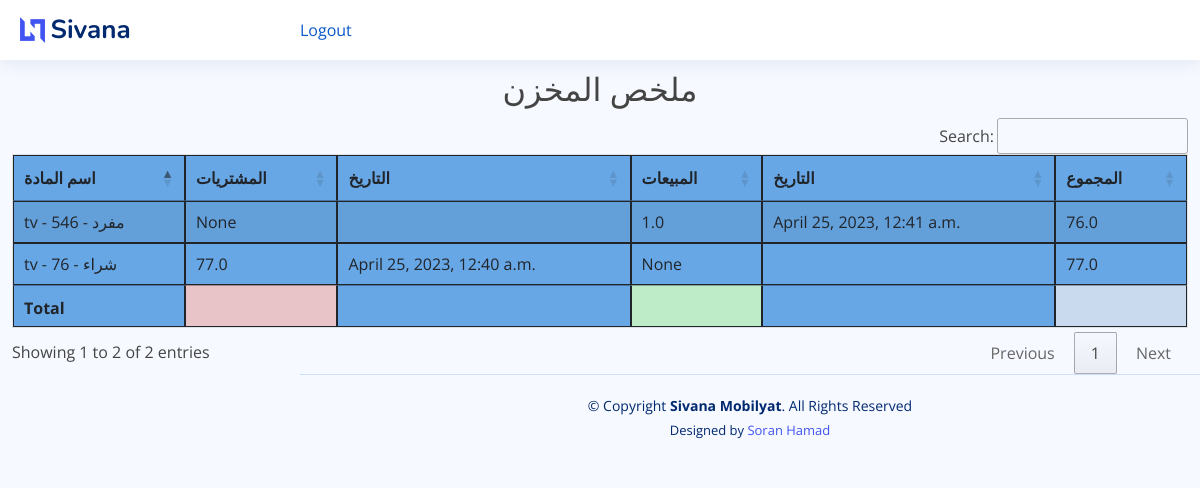
Page /stock_report on the committed database.
### mobilyat/models.py (models this page shows, shortened)
class Inventory(models.Model):
    item = models.ForeignKey(Item, on_delete=models.CASCADE)
    purchase = models.ForeignKey(Purchase, on_delete=models.CASCADE, default=0, null=True)
    sale = models.ForeignKey(SaleInvoice, on_delete=models.CASCADE, default=0, null=True)
    pur_qty = models.FloatField(default=0, null=True)
    sale_qty = models.FloatField(default=0, null=True)
    total_bal_qty = models.FloatField(default=0)
    class Meta:
        verbose_name_plural = '10. زانیاری کۆگا'

class Item(models.Model):
    PRICELIST = (
        ('مفرد', 'مفرد'),
        ('جملة', 'جملة'),
        ('شراء', 'شراء'),
        ('قسط', 'قسط'),
    )
    name = models.CharField(max_length=255)
    price = models.PositiveIntegerField(default=1)
    price_list = models.CharField(max_length=8, choices=PRICELIST, default='مفرد')
    class Meta:
        verbose_name_plural = 'مواد'
    def __str__(self):
        return f"{self.name} - {self.price} - {self.price_list}"

class Purchase(models.Model):
    invoice_number = models.CharField(max_length=8, unique=True, editable=False)
    vendor = models.ForeignKey(Vendor, on_delete=models.CASCADE)
    date = models.DateTimeField()
    class Meta:
        verbose_name_plural = '8. زیادکردن بۆ کۆگا'

class SaleInvoice(models.Model):
    STATUS = (
        ('مدفوع', 'مدفوع'),
        ('غير مدفوع', 'غير مدفوع'),
        ('قسط ', ' قسط'),
    )
    invoice_number = models.CharField(unique=True, editable=False, max_length=10)
    customer_name = models.ForeignKey(Customer, on_delete=models.CASCADE)
    status = models.CharField(max_length=10, choices=STATUS, default='مدفوع')
    date = models.DateTimeField()
    note = models.CharField(max_length=100, blank=True)
    class Meta:
        verbose_name_plural = '3. پسولەی فرۆشتن'

### mobilyat/views.py (the view, shortened to what this page needs)
# urls.py: path('stock_report', views.stock_report, name="stock_report"),
def stock_report(request):
    stock_report = Inventory.objects.select_related()
    context = {'stock_report': stock_report}
    return render(request, 'mobilyat/reports/stock_report.html', context)

### mobilyat/templates/mobilyat/reports/stock_report.html (shortened to what this page needs)
{% extends 'mobilyat/base.html' %}
{% block content %}
    <br>
    <br> <br>
 <h2 class="text-center"> ملخص المخزن </h2>
    <table id="example4" class="table table-striped" style="background-color: #68a7e5">
        <thead>
        <tr>
            <th>اسم المادة</th>
            <th>المشتريات</th>
            <th>التاريخ</th>
            <th>المبيعات</th>
            <th>التاريخ</th>
            <th>المجموع</th>
        </tr>
        </thead>
        <tbody>
        {% for i in  stock_report %}
            <tr>
                <td>{{ i.item }}</td>
                <td>{{ i.pur_qty }}</td>
                <td>{{ i.purchase.date }}</td>
                <td>{{ i.sale_qty }}</td>
                <td>{{ i.sale.date }}</td>
                <td>{{ i.total_bal_qty }}</td>
            </tr>
        {% endfor %}
        </tbody>
        <tfoot>
        <th></th>
        <th style="background-color: #e8c3c7"></th>
         <th></th>
        <th style="background-color: #beecc8"></th>
         <th></th>
        <th style="background-color: #c9d9ee"></th>
        </tfoot>
    </table>
{% endblock %}

### static/mobilyat/assets/css/style.css (style rules this page uses)
:root { scroll-behavior: smooth; }
body { font-family: "Open Sans", sans-serif; background: #f6f9ff; color: #444444; }
h1, h2, h3, h4, h5, h6 { font-family: "Nunito", sans-serif; }

### rows in the picture
Inventory: item "tv - 76 - شراء", pur_qty "77.0", purchase "April 25, 2023, 12:40 a.m.", sale_qty "None", total_bal_qty "77.0"
Inventory: item "tv - 546 - مفرد", pur_qty "None", sale_qty "1.0", sale "April 25, 2023, 12:41 a.m.", total_bal_qty "76.0"
